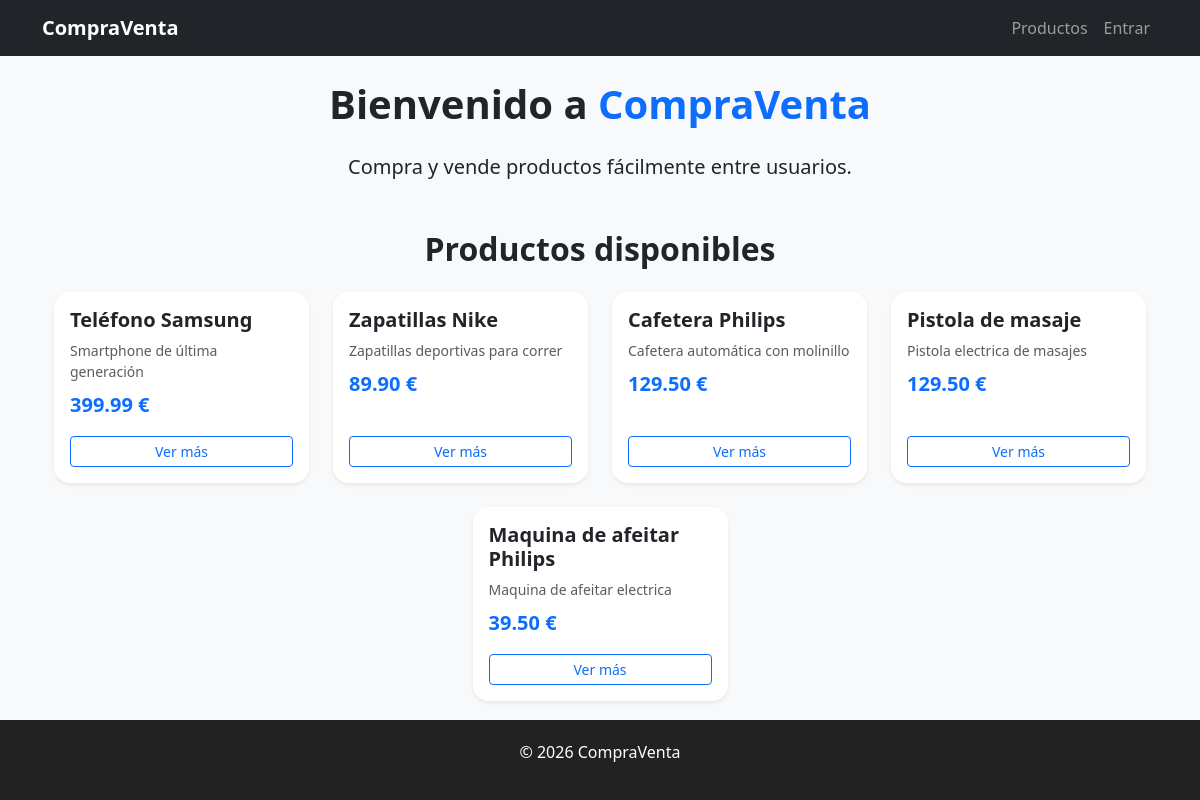
Before: /productos/ with the older database file.
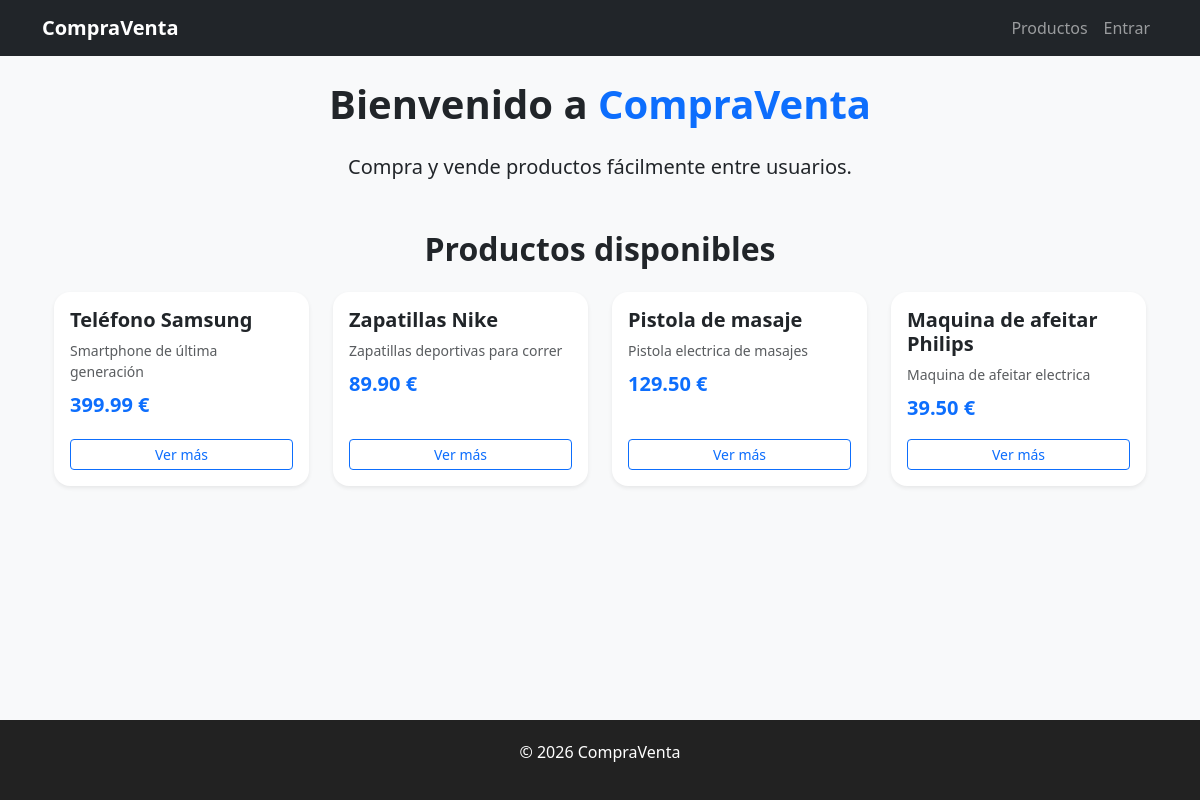
After: the same page with the newer database file.
### productos/models.py (models this page shows, shortened)
class Producto(models.Model):
    CATEGORIAS = [
        ("tecnologia", "Tecnología"),
        ("hogar", "Hogar"),
        ("moda", "Moda"),
        ("deporte", "Deporte"),
        ("vehiculos", "Vehículos"),
        ("otros", "Otros"),
    ]
    titulo = models.CharField(max_length=100)
    descripcion = models.TextField()
    precio = models.DecimalField(max_digits=10, decimal_places=2)
    categoria = models.CharField(max_length=20, choices=CATEGORIAS)
    vendedor = models.ForeignKey(User, on_delete=models.CASCADE)

### productos/views.py (the view)
# urls.py: path("productos/", views.lista_productos, name="lista_productos"),
def lista_productos(request):
    productos = Producto.objects.all()
    return render(request, "productos/lista_productos.html", {"productos": productos})

### productos/templates/productos/lista_productos.html (shortened to what this page needs)
{% extends "base.html" %}
{% block content %}
<div class="text-center mb-5">
    <h1 class="mb-4 fw-bold">Bienvenido a <span class="text-primary">CompraVenta</span></h1>
    <p class="lead">Compra y vende productos fácilmente entre usuarios.</p>
</div>
<div class="container">
    <h2 class="text-center mb-4 fw-semibold">Productos disponibles</h2>
    <div class="row g-4 justify-content-center">
        {% for producto in productos %}
        <div class="col-12 col-sm-6 col-md-4 col-lg-3">
            <div class="card shadow-sm border-0 rounded-4 h-100">
                <div class="card-body d-flex flex-column">
                    <h5 class="card-title fw-bold">{{ producto.titulo }}</h5>
                    <p class="card-text text-muted small mb-2">
                        {{ producto.descripcion|truncatewords:12 }}
                    </p>
                    <p class="fw-bold text-primary fs-5 mb-3">
                        {{ producto.precio }} €
                    </p>
                    <a href="{% url 'detalle_producto' producto.pk %}"
                       class="btn btn-outline-primary btn-sm mt-auto w-100">
                        Ver más
                    </a>
                </div>
            </div>
        </div>
        {% empty %}
        <p class="text-center">No hay productos disponibles.</p>
        {% endfor %}
    </div>
</div>
{% endblock %}

Changed rows visible on the page:
removed Producto: titulo "Cafetera Philips", descripcion "Cafetera automática con molinillo", precio "129.50"
